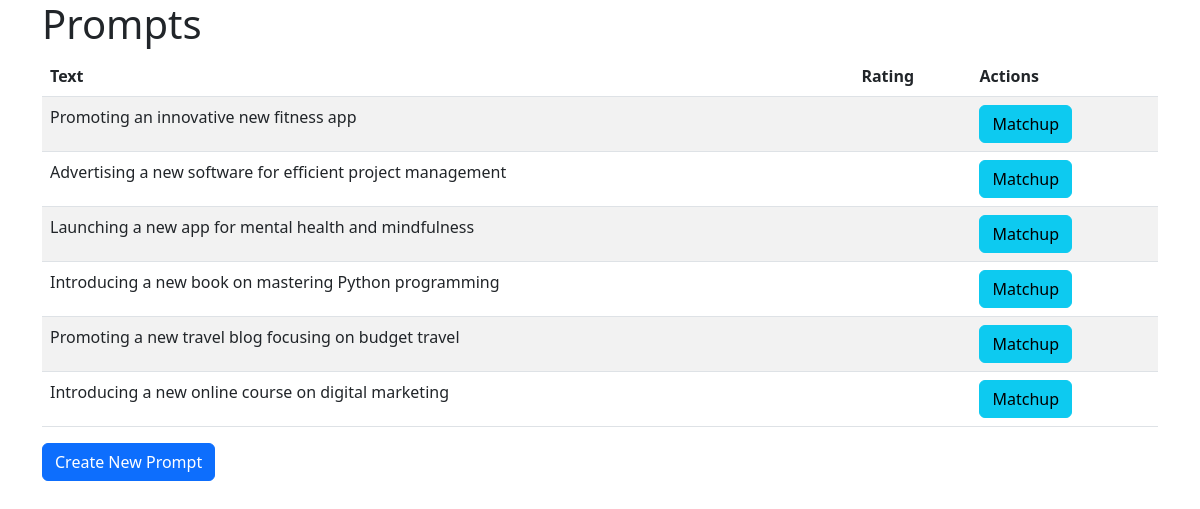
The app's page /prompts/ with its own data.
### prompts/models.py (models this page shows)
class Prompt(models.Model):
    text = models.TextField()
    created_at = models.DateTimeField(auto_now_add=True)

### prompts/views.py (the view)
# urls.py: path('prompts/', views.prompt_list, name='prompt_list'),
def prompt_list(request):
    prompts = Prompt.objects.all().order_by('-created_at')  # Fetch prompts ordered by creation time
    context = {'prompts': prompts}
    return render(request, 'prompts/list.html', context)

### prompts/templates/prompts/list.html (shortened to what this page needs)
<!DOCTYPE html>
<html>
<head>
  <link rel="stylesheet" href="https://cdn.jsdelivr.net/npm/bootstrap@5.2.2/dist/css/bootstrap.min.css">
</head>
<body>
  <div class="container">
    <h1>Prompts</h1>
    <table class="table table-striped">
      <thead>
        <tr>
          <th>Text</th>
          <th>Rating</th>
          <th>Actions</th>
        </tr>
      </thead>
      <tbody>
        {% for prompt in prompts %}
        <tr>
          <td>{{ prompt.text }}</td>
          <td>{{ prompt.rating }}</td>
          <td>
            <a href="{% url 'prompt_matchup' prompt.pk %}" class="btn btn-info">Matchup</a>
          </td>
        </tr>
        {% endfor %}
      </tbody>
    </table>
    <a href="{% url 'prompt_create' %}" class="btn btn-primary">Create New Prompt</a>
  </div>
  </body>
</html>

### records on screen
Prompt: text "Promoting an innovative new fitness app"
Prompt: text "Advertising a new software for efficient project management"
Prompt: text "Launching a new app for mental health and mindfulness"
Prompt: text "Introducing a new book on mastering Python programming"
Prompt: text "Promoting a new travel blog focusing on budget travel"
Prompt: text "Introducing a new online course on digital marketing"
